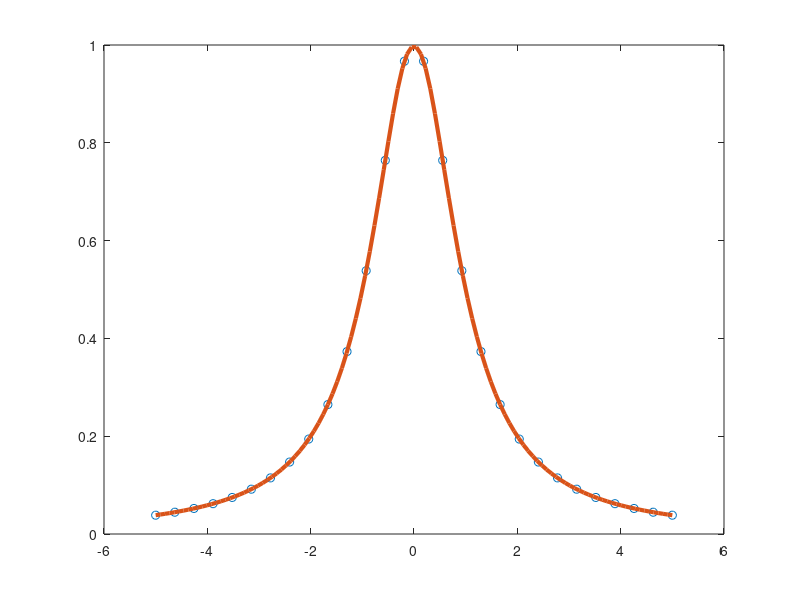

This chart was generated by the following MATLAB code:
clc
clear all

a = -5;
b = 5;

f = @(x) 1./(1+x.^2);

%grado
for n=20:4:28

%dati di interpolazione
x = linspace(a, b, n);
xx = linspace(a, b, n*4);
y = f(x);

yy = spline(x, y, xx);

plot(x, y, 'o', xx, yy, 'LineWidth', 3)
err=max(abs(f(xx) - yy));
pause
end